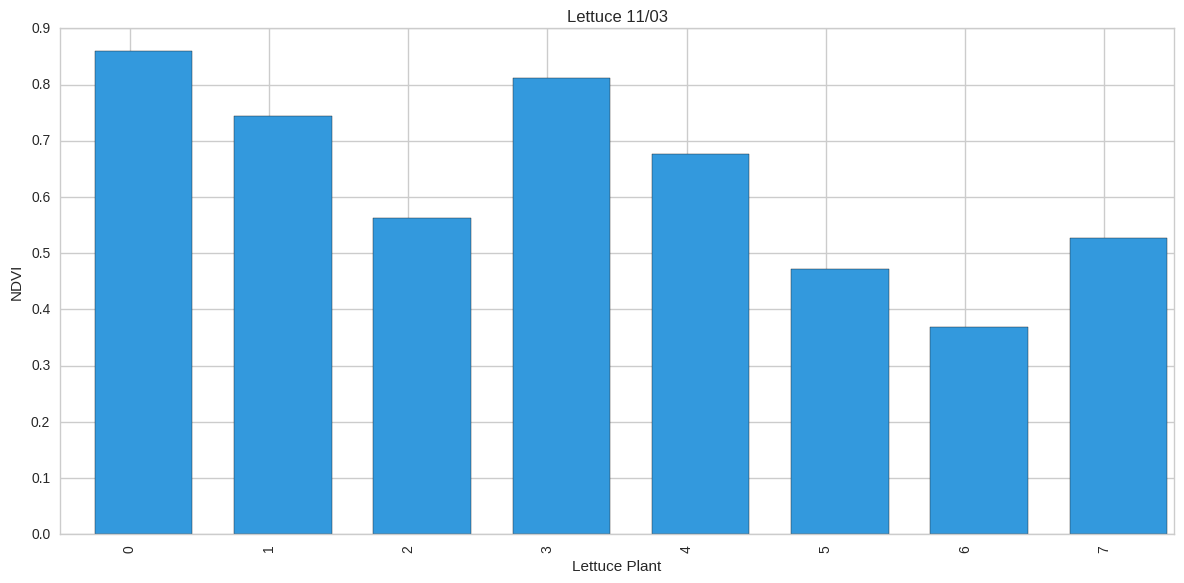
#> input picture data/NDVI/Lettuce_2016-11-03.png, 1184 x 583 px, given as the content of the folder esis/lettuce_detector/data/raw/2017-10-27_Ortho/NDVI/lettuce, which was not available
$ jupyter execute --allow-errors Lettuce_NDVI_Analysis.ipynb   (shell and % lines are left out)   (older library calls are emulated)   (text cells are left out)
#> lines starting #> are read from the running program, lines starting #| are printed output that depends on the picture; pictures that were not available may be replaced by others from this repository, and a replacement may not be noted
[cell 1]
import numpy as np
import matplotlib
import os
import pandas as pd
import re
import seaborn as sns
import matplotlib.pyplot as plt
from PIL import Image
from scipy.stats import stats
sns.set(style="whitegrid", color_codes=True)
plt.rcParams['figure.figsize'] = (12, 12)

[cell 2]
ndvi_img_dir = "/home/dat/Workspace/Thesis/lettuce_detector/data/raw/2017-10-27_Ortho/NDVI/lettuce"
csv_file = "/home/dat/Workspace/Thesis/data/Spreadsheet/Lettuce/2017-10-27.csv"

[cell 3]
lettuce_ndvi = {}
for fname in os.listdir(ndvi_img_dir):
    img = np.asarray(Image.open(os.path.join(ndvi_img_dir, fname)).convert("L")).astype(np.int)
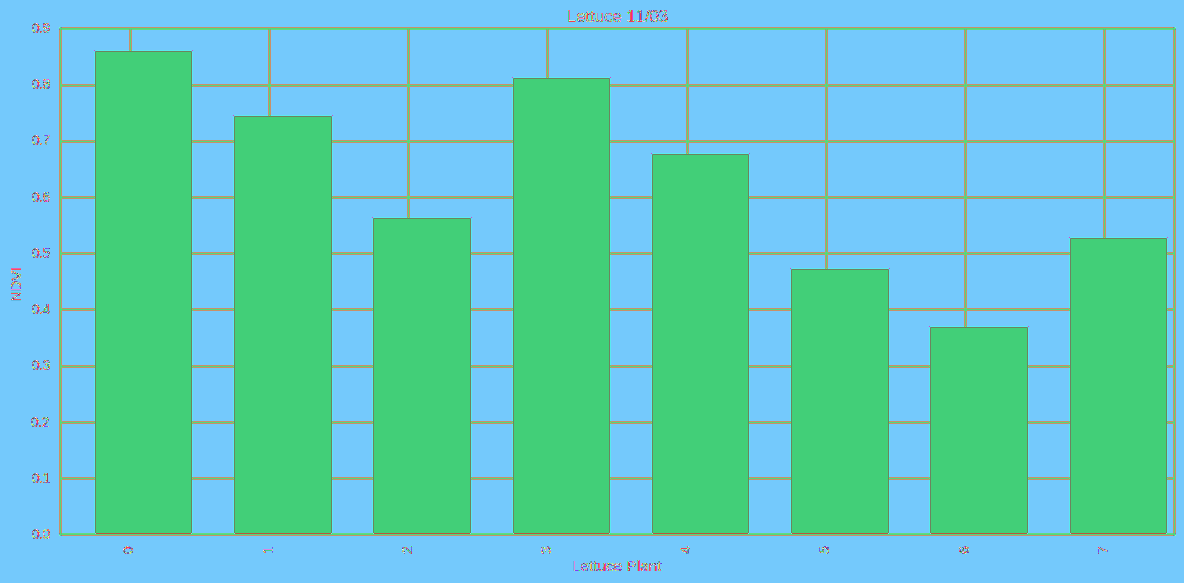
#> img: shape (583, 1184) int64; 213 distinct labels, from 39 to 255; one colour per label, 0 black
    img = img[1:-1,1:-1]
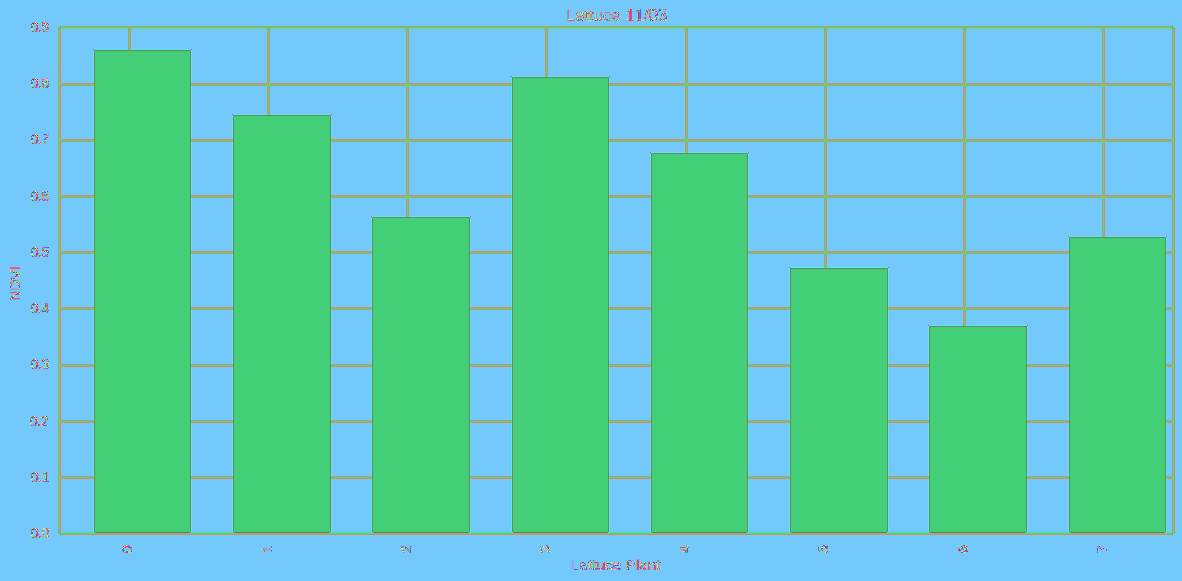
#> img: shape (581, 1182) int64; 213 distinct labels, from 39 to 255; one colour per label, 0 black
    ndvi = (np.average(img) - 128) / 128
#> ndvi = 0.585
    lettuce_ndvi[fname.split(".")[0]] = ndvi

[cell 4]
ndvi_values = list(lettuce_ndvi.values())
#> ndvi_values = [0.585]

print("Average: %.4f" % np.average(ndvi_values))
#| Average: 0.5855
print("Std Dev: %.4f" % np.std(ndvi_values))
#| Std Dev: 0.0000

[cell 5]
def RMSE(x1, x2):
    x1 = np.array(x1)
    x2 = np.array(x2)
    return np.sqrt(np.mean((x1-x2)**2))

[cell 6]
sns.distplot(ndvi_values, bins=16)
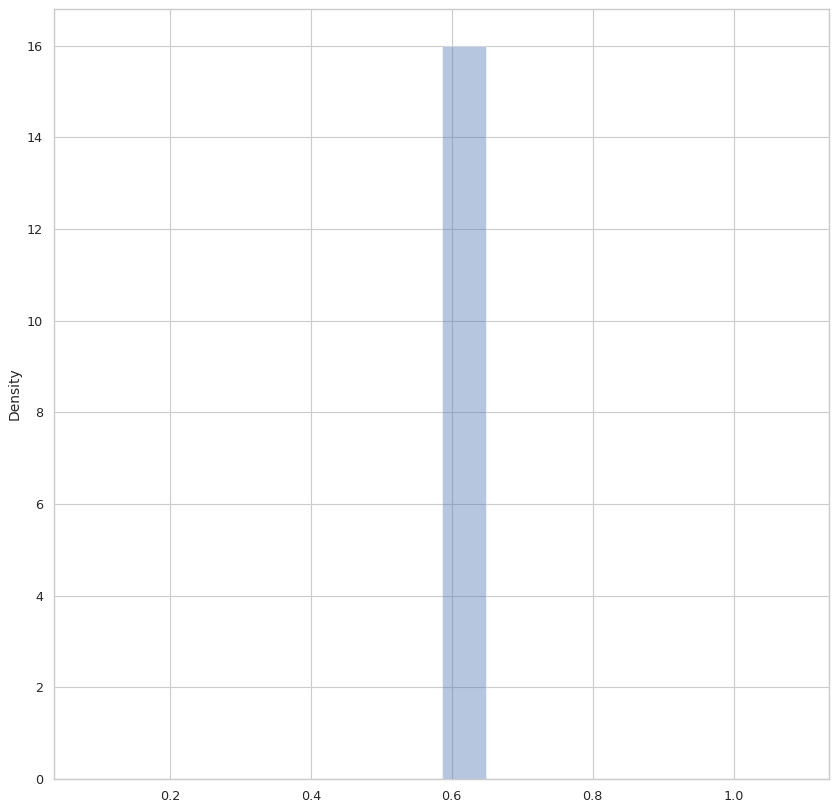
#> figure drawn by matplotlib, 1 panel; tallest bar 16 high, from x = 0.585 to 0.648

[cell 7]
nitrogen_ndvi = {}
irrigation_ndvi = {}
for treatment in [100, 50, 25, 0]:
    nitrogen_ndvi[treatment] = []
    irrigation_ndvi[treatment] = []
    for k, v in lettuce_ndvi.items():
        if "N{}".format(treatment) in k:
            nitrogen_ndvi[treatment].append(v)
        if "IR{}".format(treatment) in k:
            irrigation_ndvi[treatment].append(v)
